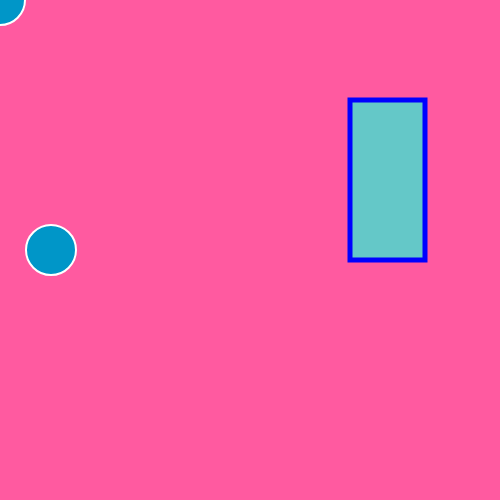
Frame 1 (no input)
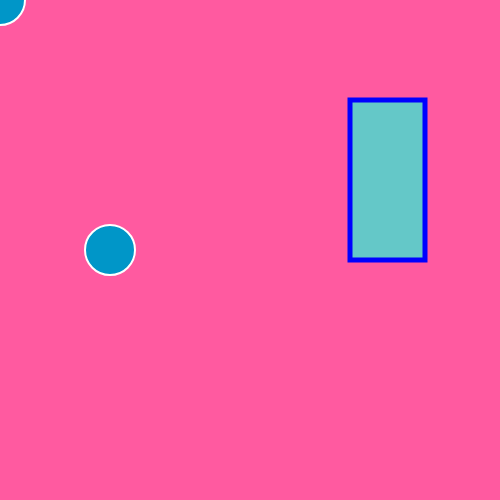
Frame 60 (no input)
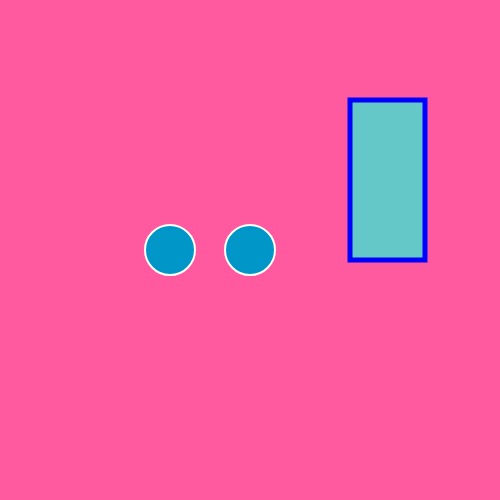
Frame 120 (the mouse pressed at the canvas centre since frame 60)

The p5.js sketch that drew these frames (run headless with seeded random() and noise() and a simulated clock; from frame 60 on, the mouse is pressed at the canvas centre):

// p5.js sketch
// ── sketch.js
// declare variables here


function setup() {
  createCanvas(500, 500);
  ellipsewidth=50


}

function draw() {
  //
  // set background color in grayscale:
  background(255, 90, 160);

  // draw rectangle
  fill(100, 200, 200);
  stroke(0, 0, 255);
  strokeWeight(5);
  rect(350, 100, 75, 160);

    // draw ellipse
    ellipsewidth++
    fill(0, 150, 200);
    stroke(255);
    strokeWeight(2);
    ellipse(ellipsewidth, 250, 50);

    fill(0, 150, 200);
    stroke(255)
    strokeWeight(2)
    ellipse(mouseX, mouseY, 50);

}


// write custom functions here
